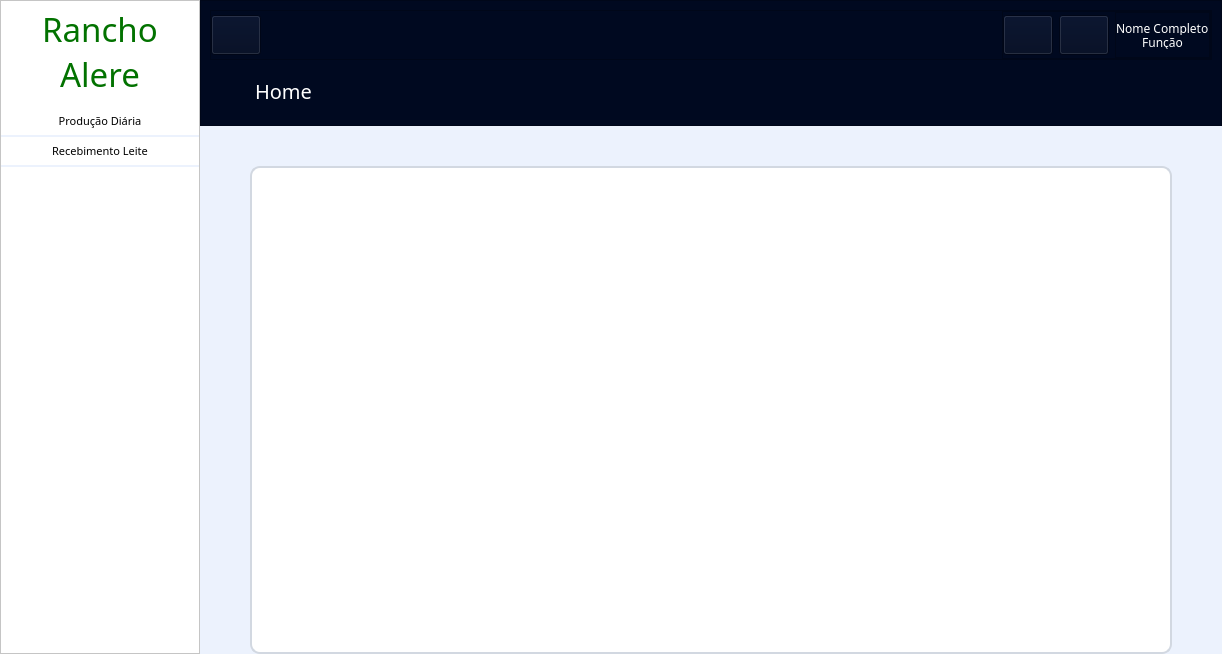
<?xml version="1.0" encoding="UTF-8"?>
<ui version="4.0">
 <class>Form</class>
 <widget class="QWidget" name="Form">
  <property name="geometry">
   <rect>
    <x>0</x>
    <y>0</y>
    <width>1222</width>
    <height>654</height>
   </rect>
  </property>
  <property name="windowTitle">
   <string>Form</string>
  </property>
  <property name="styleSheet">
   <string notr="true">QWidget {
	background-color: #ECF2FD;
}

</string>
  </property>
  <layout class="QGridLayout" name="gridLayout">
   <property name="leftMargin">
    <number>0</number>
   </property>
   <property name="topMargin">
    <number>0</number>
   </property>
   <property name="rightMargin">
    <number>0</number>
   </property>
   <property name="bottomMargin">
    <number>0</number>
   </property>
   <property name="spacing">
    <number>0</number>
   </property>
   <item row="0" column="1">
    <widget class="QFrame" name="frame">
     <property name="sizePolicy">
      <sizepolicy hsizetype="Preferred" vsizetype="Minimum">
       <horstretch>0</horstretch>
       <verstretch>0</verstretch>
      </sizepolicy>
     </property>
     <property name="styleSheet">
      <string notr="true">background-color: #000920;</string>
     </property>
     <property name="frameShape">
      <enum>QFrame::StyledPanel</enum>
     </property>
     <property name="frameShadow">
      <enum>QFrame::Raised</enum>
     </property>
     <layout class="QVBoxLayout" name="verticalLayout_4">
      <item>
       <widget class="QFrame" name="frame_4">
        <property name="sizePolicy">
         <sizepolicy hsizetype="Preferred" vsizetype="Maximum">
          <horstretch>0</horstretch>
          <verstretch>0</verstretch>
         </sizepolicy>
        </property>
        <property name="minimumSize">
         <size>
          <width>50</width>
          <height>50</height>
         </size>
        </property>
        <property name="maximumSize">
         <size>
          <width>16777215</width>
          <height>50</height>
         </size>
        </property>
        <property name="frameShape">
         <enum>QFrame::StyledPanel</enum>
        </property>
        <property name="frameShadow">
         <enum>QFrame::Raised</enum>
        </property>
        <layout class="QHBoxLayout" name="horizontalLayout">
         <property name="spacing">
          <number>0</number>
         </property>
         <property name="leftMargin">
          <number>0</number>
         </property>
         <property name="topMargin">
          <number>0</number>
         </property>
         <property name="rightMargin">
          <number>0</number>
         </property>
         <property name="bottomMargin">
          <number>0</number>
         </property>
         <item>
          <widget class="QPushButton" name="btn_toogle">
           <property name="minimumSize">
            <size>
             <width>50</width>
             <height>40</height>
            </size>
           </property>
           <property name="maximumSize">
            <size>
             <width>50</width>
             <height>40</height>
            </size>
           </property>
           <property name="styleSheet">
            <string notr="true">QPushButton {
	image: url(:/newPrefix/toggle_button.png);
	padding: 3px
}
QPushButton:hover {
	padding: 0;
}</string>
           </property>
           <property name="text">
            <string/>
           </property>
          </widget>
         </item>
         <item alignment="Qt::AlignRight">
          <widget class="QFrame" name="frame_7">
           <property name="frameShape">
            <enum>QFrame::StyledPanel</enum>
           </property>
           <property name="frameShadow">
            <enum>QFrame::Raised</enum>
           </property>
           <layout class="QHBoxLayout" name="horizontalLayout_2">
            <property name="spacing">
             <number>6</number>
            </property>
            <property name="leftMargin">
             <number>0</number>
            </property>
            <property name="topMargin">
             <number>0</number>
            </property>
            <property name="rightMargin">
             <number>0</number>
            </property>
            <property name="bottomMargin">
             <number>0</number>
            </property>
            <item>
             <widget class="QPushButton" name="btn_notfy">
              <property name="minimumSize">
               <size>
                <width>50</width>
                <height>40</height>
               </size>
              </property>
              <property name="maximumSize">
               <size>
                <width>50</width>
                <height>40</height>
               </size>
              </property>
              <property name="styleSheet">
               <string notr="true">QPushButton {
	image: url(:/newPrefix/sino.png);
	padding: 7px
}
QPushButton:hover {
	padding: 0;
}</string>
              </property>
              <property name="text">
               <string/>
              </property>
             </widget>
            </item>
            <item>
             <widget class="QPushButton" name="pushButton_3">
              <property name="minimumSize">
               <size>
                <width>50</width>
                <height>40</height>
               </size>
              </property>
              <property name="maximumSize">
               <size>
                <width>50</width>
                <height>40</height>
               </size>
              </property>
              <property name="styleSheet">
               <string notr="true">image: url(:/newPrefix/user.png)</string>
              </property>
              <property name="text">
               <string/>
              </property>
             </widget>
            </item>
            <item>
             <widget class="QFrame" name="frame_8">
              <property name="styleSheet">
               <string notr="true">color: white;</string>
              </property>
              <property name="frameShape">
               <enum>QFrame::StyledPanel</enum>
              </property>
              <property name="frameShadow">
               <enum>QFrame::Raised</enum>
              </property>
              <layout class="QVBoxLayout" name="verticalLayout_5">
               <property name="spacing">
                <number>0</number>
               </property>
               <property name="leftMargin">
                <number>0</number>
               </property>
               <property name="topMargin">
                <number>8</number>
               </property>
               <property name="rightMargin">
                <number>0</number>
               </property>
               <property name="bottomMargin">
                <number>8</number>
               </property>
               <item>
                <widget class="QLabel" name="label_3">
                 <property name="font">
                  <font>
                   <family>Raleway</family>
                   <pointsize>9</pointsize>
                  </font>
                 </property>
                 <property name="text">
                  <string>Nome Completo</string>
                 </property>
                </widget>
               </item>
               <item>
                <widget class="QLabel" name="label_4">
                 <property name="font">
                  <font>
                   <family>Raleway</family>
                  </font>
                 </property>
                 <property name="text">
                  <string>Função</string>
                 </property>
                 <property name="alignment">
                  <set>Qt::AlignCenter</set>
                 </property>
                </widget>
               </item>
              </layout>
             </widget>
            </item>
           </layout>
          </widget>
         </item>
        </layout>
       </widget>
      </item>
      <item>
       <widget class="QLabel" name="label_titulo">
        <property name="minimumSize">
         <size>
          <width>0</width>
          <height>50</height>
         </size>
        </property>
        <property name="maximumSize">
         <size>
          <width>16777215</width>
          <height>50</height>
         </size>
        </property>
        <property name="font">
         <font>
          <family>Raleway</family>
          <pointsize>15</pointsize>
         </font>
        </property>
        <property name="styleSheet">
         <string notr="true">color: white;
padding-left: 40px;</string>
        </property>
        <property name="text">
         <string>Home</string>
        </property>
       </widget>
      </item>
     </layout>
    </widget>
   </item>
   <item row="0" column="0" rowspan="2">
    <widget class="QFrame" name="menu_lateral">
     <property name="minimumSize">
      <size>
       <width>200</width>
       <height>0</height>
      </size>
     </property>
     <property name="maximumSize">
      <size>
       <width>200</width>
       <height>16777215</height>
      </size>
     </property>
     <property name="styleSheet">
      <string notr="true">background-color: rgb(255, 255, 255);
border-right: 1px solid rgb(183, 182, 202)</string>
     </property>
     <property name="frameShape">
      <enum>QFrame::StyledPanel</enum>
     </property>
     <property name="frameShadow">
      <enum>QFrame::Raised</enum>
     </property>
     <layout class="QVBoxLayout" name="verticalLayout">
      <property name="leftMargin">
       <number>0</number>
      </property>
      <property name="topMargin">
       <number>0</number>
      </property>
      <property name="rightMargin">
       <number>0</number>
      </property>
      <property name="bottomMargin">
       <number>0</number>
      </property>
      <item>
       <widget class="QLabel" name="label">
        <property name="maximumSize">
         <size>
          <width>16777215</width>
          <height>100</height>
         </size>
        </property>
        <property name="font">
         <font>
          <family>Raleway</family>
          <pointsize>25</pointsize>
         </font>
        </property>
        <property name="styleSheet">
         <string notr="true">color: #027200;
border:none</string>
        </property>
        <property name="text">
         <string>Rancho Alere</string>
        </property>
        <property name="textFormat">
         <enum>Qt::MarkdownText</enum>
        </property>
        <property name="scaledContents">
         <bool>false</bool>
        </property>
        <property name="alignment">
         <set>Qt::AlignCenter</set>
        </property>
        <property name="wordWrap">
         <bool>true</bool>
        </property>
       </widget>
      </item>
      <item alignment="Qt::AlignTop">
       <widget class="QFrame" name="frame_5">
        <property name="styleSheet">
         <string notr="true">border:none</string>
        </property>
        <property name="frameShape">
         <enum>QFrame::StyledPanel</enum>
        </property>
        <property name="frameShadow">
         <enum>QFrame::Raised</enum>
        </property>
        <layout class="QVBoxLayout" name="verticalLayout_2">
         <property name="spacing">
          <number>0</number>
         </property>
         <property name="leftMargin">
          <number>0</number>
         </property>
         <property name="topMargin">
          <number>0</number>
         </property>
         <property name="rightMargin">
          <number>0</number>
         </property>
         <property name="bottomMargin">
          <number>0</number>
         </property>
         <item>
          <widget class="QPushButton" name="btn_producao">
           <property name="minimumSize">
            <size>
             <width>0</width>
             <height>30</height>
            </size>
           </property>
           <property name="font">
            <font>
             <family>Raleway</family>
             <pointsize>8</pointsize>
            </font>
           </property>
           <property name="styleSheet">
            <string notr="true">QPushButton {
	border:none;
	border-bottom: 2px solid rgb(236, 242, 253)
}
QPushButton:hover {
	
	background-color: rgb(243, 243, 243)
}</string>
           </property>
           <property name="text">
            <string>Produção Diária</string>
           </property>
          </widget>
         </item>
         <item>
          <widget class="QPushButton" name="btn_recebimento">
           <property name="minimumSize">
            <size>
             <width>0</width>
             <height>30</height>
            </size>
           </property>
           <property name="font">
            <font>
             <family>Raleway</family>
             <pointsize>8</pointsize>
            </font>
           </property>
           <property name="styleSheet">
            <string notr="true">QPushButton {
	border:none;
	border-bottom: 2px solid rgb(236, 242, 253)
}
QPushButton:hover {
	
	background-color: rgb(243, 243, 243)
}</string>
           </property>
           <property name="text">
            <string>Recebimento Leite</string>
           </property>
          </widget>
         </item>
        </layout>
       </widget>
      </item>
     </layout>
    </widget>
   </item>
   <item row="1" column="1">
    <widget class="QFrame" name="conteudo_principal">
     <property name="sizePolicy">
      <sizepolicy hsizetype="Preferred" vsizetype="Expanding">
       <horstretch>0</horstretch>
       <verstretch>0</verstretch>
      </sizepolicy>
     </property>
     <property name="styleSheet">
      <string notr="true">background-color: #ECF2FD;
border: none;</string>
     </property>
     <property name="frameShape">
      <enum>QFrame::StyledPanel</enum>
     </property>
     <property name="frameShadow">
      <enum>QFrame::Raised</enum>
     </property>
     <layout class="QVBoxLayout" name="verticalLayout_3">
      <property name="spacing">
       <number>6</number>
      </property>
      <property name="sizeConstraint">
       <enum>QLayout::SetDefaultConstraint</enum>
      </property>
      <property name="leftMargin">
       <number>50</number>
      </property>
      <property name="topMargin">
       <number>40</number>
      </property>
      <property name="rightMargin">
       <number>50</number>
      </property>
      <property name="bottomMargin">
       <number>0</number>
      </property>
      <item>
       <widget class="QFrame" name="frame_6">
        <property name="styleSheet">
         <string notr="true">background-color: rgb(255, 255, 255);
border-radius: 10px;
border: 2px solid rgb(210, 216, 225);</string>
        </property>
        <property name="frameShape">
         <enum>QFrame::StyledPanel</enum>
        </property>
        <property name="frameShadow">
         <enum>QFrame::Raised</enum>
        </property>
       </widget>
      </item>
     </layout>
    </widget>
   </item>
  </layout>
  <zorder>frame</zorder>
  <zorder>menu_lateral</zorder>
  <zorder>conteudo_principal</zorder>
 </widget>
 <resources>
  <include location="resource.qrc"/>
 </resources>
 <connections/>
</ui>
